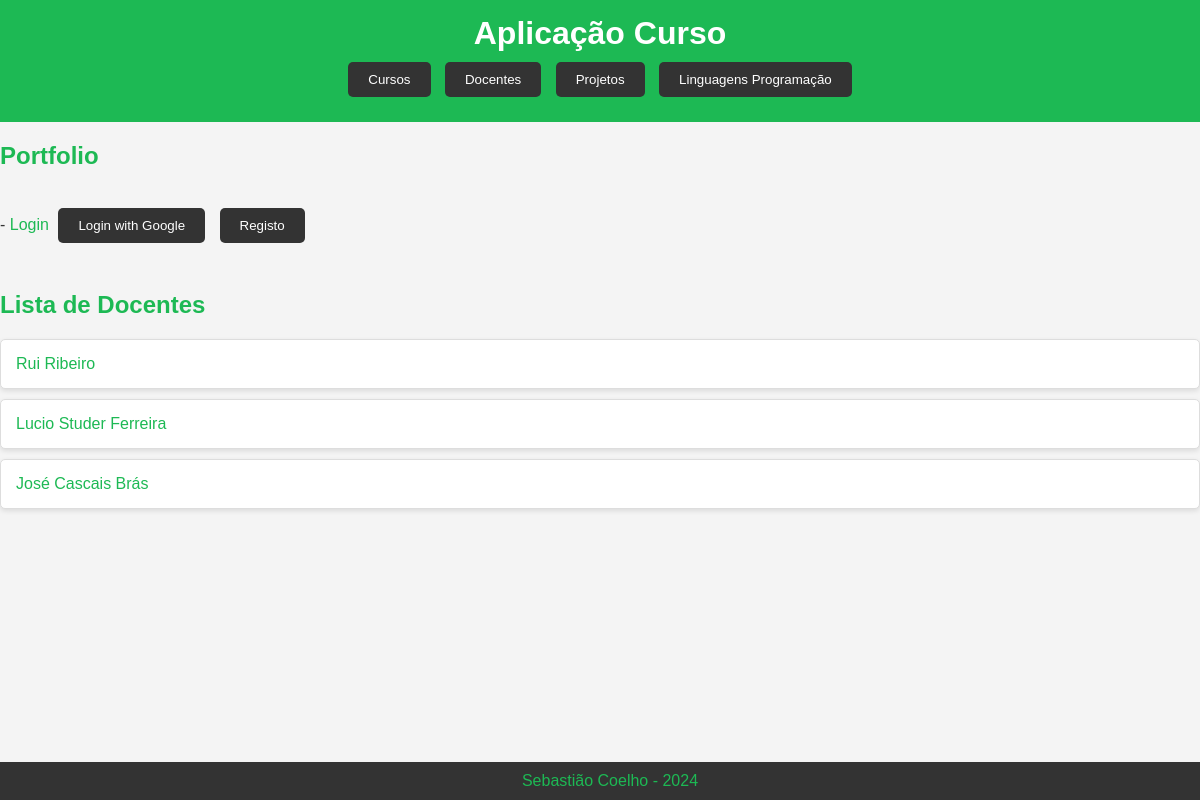
Screenshot of /curso/docentes/ with the database file from the repository.
### curso/models.py (models this page shows, shortened)
class Docente(models.Model):
    nome = models.CharField(max_length=255)
    disciplinas = models.ManyToManyField(Disciplina, related_name='docentes')

### curso/views.py (the view)
# urls.py: path('docentes/', views.docentes_view, name='docentes'),
def docentes_view(request):
    docentes = Docente.objects.all()
    context = {
        'docentes': docentes
    }
    return render(request, 'curso/docentes.html', context)

### curso/templates/curso/docentes.html (shortened to what this page needs)
{% extends 'curso/layout.html' %}
{% block content %}
    <h2>Lista de Docentes</h2>
    <ul>
        {% for docente in docentes %}
            <li>
                <a href="{% url 'curso:docente' docente.id %}">{{ docente.nome }}</a>
            </li>
        {% endfor %}
    </ul>
{% endblock %}

### static/curso/estilos.css (style rules this page uses)
body { font-family: 'Arial', sans-serif; background-color: #f4f4f4; color: #333; margin: 0; padding: 0; }
ul { list-style: none; padding: 0; }
li { background: #fff; border: 1px solid #ddd; margin-bottom: 10px; padding: 15px; border-radius: 5px; box-shadow: 0 2px 5px rgba(0,0,0,0.1); }
h2 { color: #1DB954; }
a { color: #1DB954; text-decoration: none; }

### rows the page displays
Docente: nome "Rui Ribeiro"
Docente: nome "Lucio Studer Ferreira"
Docente: nome "José Cascais Brás"
